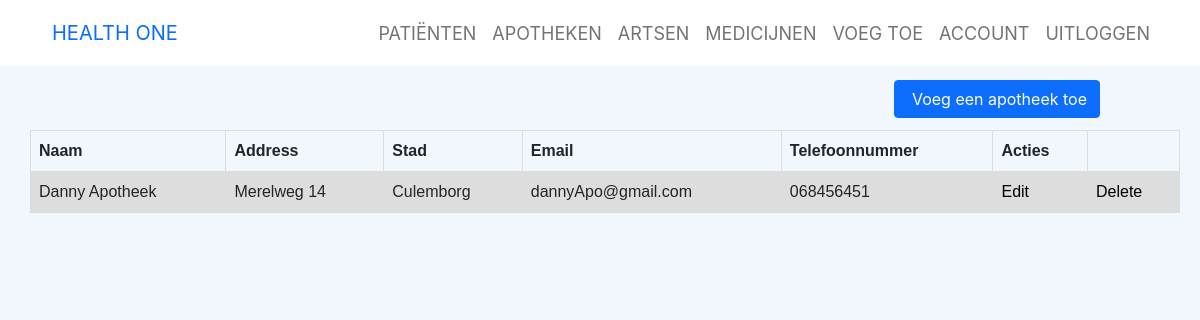
The page /apotheken.php (signed in) on the database its author committed.
### tables this page shows
CREATE TABLE `apotheek` (
  `idApotheek` int(11) NOT NULL,
  `Naam_Apotheek` varchar(45) NOT NULL,
  `Address` varchar(255) NOT NULL,
  `Stad` varchar(255) NOT NULL,
  `Email` varchar(255) NOT NULL,
  `Telefoonnummer` varchar(45) NOT NULL
);

### php-code/Apotheek/show-apotheken.php (the view, shortened to what this page needs)
<?php
function apotheekLatenZien(){
    $con = new connection();
    $pdo = $con->make();
    $sql = 'SELECT *
		FROM apotheek';
    $statement = $pdo->query($sql);
    $apotheken = $statement->fetchAll(PDO::FETCH_ASSOC);
    if ($apotheken) {
        echo "<table>
            <tr>
              <th>Naam</th>
              <th>Address</th>
              <th>Stad</th>
              <th>Email</th>
              <th>Telefoonnummer</th>
              <th>Acties</th>
              <th>  </th>
            </tr>";
        foreach ($apotheken as $apotheek) {
            echo "<tr>
            <td>".$apotheek['Naam_Apotheek']."</td>
            <td>". $apotheek['Address']."</td>
            <td>". $apotheek['Stad']."</td>
            <td>".$apotheek['Email']."</td>
            <td>".$apotheek['Telefoonnummer']."</td>";
              echo "<td> <a href='php-code/Apotheek/edit-apotheek.php?id=".$apotheek['idApotheek']."'>Edit</a>";
              echo "<td> <a href='php-code/Apotheek/delete-apotheek.php?id=".$apotheek['idApotheek']."'>Delete</a>";
        }
        echo "</table>";
    }
}
?>

### assets/css/Ludens-Users---25-After-Register.css (style rules this page uses)
*, *:before, *:after { -webkit-box-sizing: border-box; -moz-box-sizing: border-box; box-sizing: border-box; }

### styles/style.css (style rules this page uses)
body { margin: 0; background-color: #f1f7fc; font-family: -apple-system, BlinkMacSystemFont, 'Segoe UI', Roboto, Oxygen, Ubuntu, Cantarell, 'Open Sans', 'Helvetica Neue', sans-serif; }
a { color: black; text-decoration: none; }
table { font-family: arial, sans-serif; border-collapse: collapse; width: 100%; }
td, th { border: 1px solid #dddddd; text-align: left; padding: 8px; }
tr:nth-child(even) { background-color: #dddddd; }

### rows shown on the page
apotheek: Naam_Apotheek "Danny Apotheek", Address "Merelweg 14", Stad "Culemborg", Email "dannyApo@gmail.com", Telefoonnummer "068456451"
